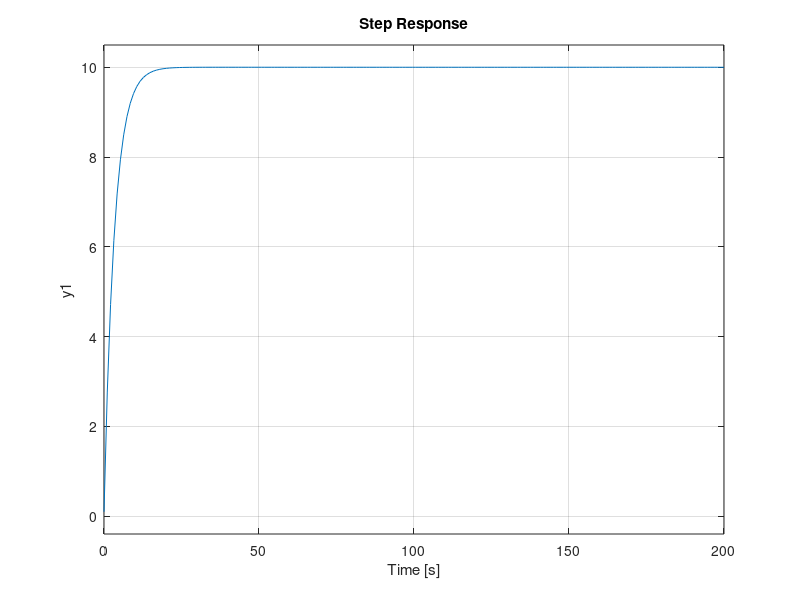

This figure's MATLAB source:
clc
clear
close all

% Cruise Control: System Modeling in the Frequency Domain
% 
% F = ma
% F = u - bv
% ma = u - bv 
% mv_dot + bv = u
% v_dot = (1/m) u - (b/m) v
% v_dot = B u + A v
%
% Since we are interested in controlling the speed of the vehicle, 
% the output equation is chosen as follows
%
% y = v 
% y = C v + D
    
% we are interested in controlling the speed of the vehicle
desiredVal = 10; % reference speed in m/s
m = 1000; % mass
b = 50;   % damping coefficient in N.s/m

%% compute the transfer function P(s)
P = tf(1,[m b])

%% introduce the PID controller
%% here we can right click on each gain and choose increment value and run section to see the effect
Ki = 15;   % integral constant
Kp = 300;   % proportional constant
Kd = 10;    % derivative constant
C = pid(Kp, Ki, Kd) % call the pid function

% apply a step function and compute the response
step(desiredVal*feedback(P*C,1))



 
 
 
